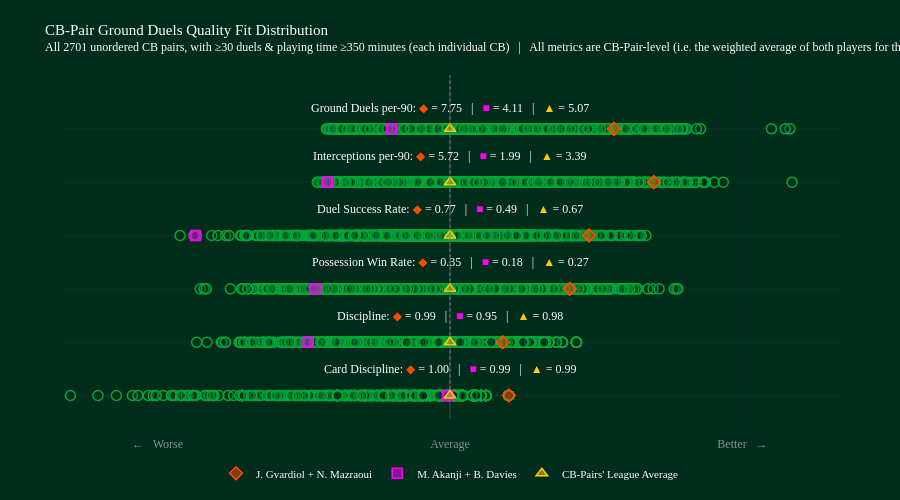

Notebook code cell kept with this figure:
### Code cell
import sys
sys.path.append(str(pathlib.Path().resolve().parents[0]))
from classes.visual_Sandbox import DistributionPlot

pair_metric_labels = {
    "z_card_discipline": "Card Discipline",
    "z_discipline": "Discipline",
    "z_possession_win_rate": "Possession Win Rate",
    "z_duel_success_rate": "Duel Success Rate",
    "z_interceptions_per90": "Interceptions per-90",
    "z_duels_per90": "Ground Duels per-90",
}

pair_metric_value_columns = {
    "z_card_discipline": "card_discipline",
    "z_discipline": "discipline",
    "z_possession_win_rate": "possession_win_rate",
    "z_duel_success_rate": "duel_success_rate",
    "z_interceptions_per90": "interceptions_per90",
    "z_duels_per90": "duels_per90",
}

plot_metric_cols = [
    "z_card_discipline",
    "z_discipline",
    "z_possession_win_rate",
    "z_duel_success_rate",
    "z_interceptions_per90",
    "z_duels_per90",
]



plot_df_pairs = df_ground_duel_pairs.copy()

dist_plot_pairs = DistributionPlot(
    columns=plot_metric_cols,
    labels=["←   Worse", "Average", "Better   →"],
    quality_metric_labels=pair_metric_labels,
    quality_metric_value_columns=pair_metric_value_columns,
)

dist_plot_pairs.add_title(
    title="CB-Pair Ground Duels Quality Fit Distribution",
    subtitle=f"All {len(plot_df_pairs)} unordered CB pairs, with ≥{min_num_duels_involved_in_threshold} duels & playing time ≥{min_minutes_played_threshold} minutes (each individual CB)   |   All metrics are CB-Pair-level (i.e. the weighted average of both players for that metric)"
)


# Create hover payload by z-scored metric, containing the raw metric value and the z-score for that metric, to be used in the distribution plot hover annotations/tooltips
# this allows us to show both the z-score and the actual metric value in the hover tooltip for each CB-Pair, providing more context and interpretability to the distribution plot.

hover_payload_suffix = "_hover_payload"
hover_string = "%{customdata[0]} = %{customdata[1]:.2f}<br>Respective Z-score = %{customdata[2]:.2f}"

for metric in plot_metric_cols:
    raw_pair_level_metric = pair_metric_value_columns.get(
        metric,
        Quality_Metric_label_Value_displayed.get(metric, metric.replace("z_", "", 1)),
    )
    pair_level_metric_label = pair_metric_labels.get(
        metric,
        Quality_Metric_labels.get(metric, metric),
    )

    raw_values = pd.to_numeric(
        plot_df_pairs.get(
            raw_pair_level_metric,
            pd.Series(float("nan"), index=plot_df_pairs.index),
        ),
        errors="coerce",
    )
    z_values = pd.to_numeric(plot_df_pairs[metric], errors="coerce")

    plot_df_pairs[f"{metric}{hover_payload_suffix}"] = list(
        zip(
            [pair_level_metric_label] * len(plot_df_pairs),
            raw_values,
            z_values,
        )
    )



# Add all CB-Pairs as group data (background distribution)
dist_plot_pairs.add_group_data(
    df_plot=plot_df_pairs,
    plots="",  # No suffix needed since columns are already z-scores
    names=plot_df_pairs["pair_name"],
    legend="All pairs",
    hover=hover_payload_suffix,
    hover_string=hover_string
)

# Highlight the top-ranked CB-Pair
best_pair = plot_df_pairs.sort_values("CB_pair_fit_z_score", ascending=False).iloc[0]
dist_plot_pairs.add_data_point(
    ser_plot=best_pair,
    plots="",
    name=best_pair["pair_name"],
    hover=hover_payload_suffix,
    hover_string=hover_string,
    add_single_annotations=False,
    add_multi_annotations=True,
)

# Highlight the bottom-ranked CB-Pair
worst_pair = plot_df_pairs.sort_values("CB_pair_fit_z_score", ascending=True).iloc[0]
dist_plot_pairs.add_data_point(
    ser_plot=worst_pair,
    plots="",
    name=worst_pair["pair_name"],
    hover=hover_payload_suffix,
    hover_string=hover_string,
    add_single_annotations=False,
    add_multi_annotations=True,
)



# Calculate CB-Pairs' cohort averages (raw metric values & z-scores)
cb_pairs_avg_raw_metrics = pd.Series(
    {
        raw_col: pd.to_numeric(plot_df_pairs[raw_col], errors="coerce").mean()
        for raw_col in pair_metric_value_columns.values()
        if raw_col in plot_df_pairs.columns
    }
)
cb_pairs_avg_z_scores = pd.Series(
    {
        z_col: pd.to_numeric(plot_df_pairs[z_col], errors="coerce").mean()
        for z_col in plot_metric_cols
    }
)

CB_pairs_averages_summary = pd.DataFrame(
    {
        "metric": plot_metric_cols,
        "avg_metric_value": [
            cb_pairs_avg_raw_metrics.get(pair_metric_value_columns.get(m, m.replace("z_", "", 1)), float("nan"))
            for m in plot_metric_cols
        ],
        "avg_z_score": [cb_pairs_avg_z_scores.get(m, float("nan")) for m in plot_metric_cols],
    }
)


# Add CB-Pairs' cohort average as a distinct data point (using averaged z-scores for x-axis position, and raw metric values for hover annotation)
CB_pairs_average_point = cb_pairs_avg_z_scores.copy()
for metric in plot_metric_cols:
    raw_pair_level_metric = pair_metric_value_columns.get(metric, metric.replace("z_", "", 1))
    pair_level_metric_label = pair_metric_labels.get(metric, metric)

    CB_pairs_average_point[raw_pair_level_metric] = cb_pairs_avg_raw_metrics.get(raw_pair_level_metric, float("nan"))
    CB_pairs_average_point[f"{metric}{hover_payload_suffix}"] = [
        pair_level_metric_label,
        CB_pairs_average_point.get(raw_pair_level_metric, float("nan")),
        CB_pairs_average_point.get(metric, float("nan")),
    ]

CB_pairs_average_point["pair_name"] = "CB-Pairs' League Average"

dist_plot_pairs.add_data_point(
    ser_plot=CB_pairs_average_point,
    plots="",
    name="CB-Pairs' League Average",
    hover=hover_payload_suffix,
    hover_string=hover_string,
    add_single_annotations=False,
    add_multi_annotations=True,
)




dist_plot_pairs.fig.show()

### Figure 1 — Plotly figure (JSON) as saved in the notebook; plotly's stock layout.template omitted (floating-point values rounded to 4 significant figures; data arrays with more than 128 entries replaced by an {"elided": "..."} marker saying what was removed)
{"data": [{"customdata": {"elided": "2701x3 mixed values"}, "hovertemplate": "%{text}<br>%{customdata[0]} = %{customdata[1]:.2f}<br>Respective Z-score = %{customdata[2]:.2f}<extra></extra>", "marker": {"color": "rgba(0, 44, 28, 0.2)", "line": {"color": "rgba(0, 169, 56, 1)", "width": 1.5}, "size": 10}, "mode": "markers", "showlegend": false, "text": {"elided": "2701 str values"}, "type": "scatter", "x": {"elided": "2701 float values"}, "y": {"elided": "2701 int values"}}, {"customdata": {"elided": "2701x3 mixed values"}, "hovertemplate": "%{text}<br>%{customdata[0]} = %{customdata[1]:.2f}<br>Respective Z-score = %{customdata[2]:.2f}<extra></extra>", "marker": {"color": "rgba(0, 44, 28, 0.2)", "line": {"color": "rgba(0, 169, 56, 1)", "width": 1.5}, "size": 10}, "mode": "markers", "showlegend": false, "text": {"elided": "2701 str values"}, "type": "scatter", "x": {"elided": "2701 float values"}, "y": {"elided": "2701 int values"}}, {"customdata": {"elided": "2701x3 mixed values"}, "hovertemplate": "%{text}<br>%{customdata[0]} = %{customdata[1]:.2f}<br>Respective Z-score = %{customdata[2]:.2f}<extra></extra>", "marker": {"color": "rgba(0, 44, 28, 0.2)", "line": {"color": "rgba(0, 169, 56, 1)", "width": 1.5}, "size": 10}, "mode": "markers", "showlegend": false, "text": {"elided": "2701 str values"}, "type": "scatter", "x": {"elided": "2701 float values"}, "y": {"elided": "2701 int values"}}, {"customdata": {"elided": "2701x3 mixed values"}, "hovertemplate": "%{text}<br>%{customdata[0]} = %{customdata[1]:.2f}<br>Respective Z-score = %{customdata[2]:.2f}<extra></extra>", "marker": {"color": "rgba(0, 44, 28, 0.2)", "line": {"color": "rgba(0, 169, 56, 1)", "width": 1.5}, "size": 10}, "mode": "markers", "showlegend": false, "text": {"elided": "2701 str values"}, "type": "scatter", "x": {"elided": "2701 float values"}, "y": {"elided": "2701 int values"}}, {"customdata": {"elided": "2701x3 mixed values"}, "hovertemplate": "%{text}<br>%{customdata[0]} = %{customdata[1]:.2f}<br>Respective Z-score = %{customdata[2]:.2f}<extra></extra>", "marker": {"color": "rgba(0, 44, 28, 0.2)", "line": {"color": "rgba(0, 169, 56, 1)", "width": 1.5}, "size": 10}, "mode": "markers", "showlegend": false, "text": {"elided": "2701 str values"}, "type": "scatter", "x": {"elided": "2701 float values"}, "y": {"elided": "2701 int values"}}, {"customdata": {"elided": "2701x3 mixed values"}, "hovertemplate": "%{text}<br>%{customdata[0]} = %{customdata[1]:.2f}<br>Respective Z-score = %{customdata[2]:.2f}<extra></extra>", "marker": {"color": "rgba(0, 44, 28, 0.2)", "line": {"color": "rgba(0, 169, 56, 1)", "width": 1.5}, "size": 10}, "mode": "markers", "showlegend": false, "text": {"elided": "2701 str values"}, "type": "scatter", "x": {"elided": "2701 float values"}, "y": {"elided": "2701 int values"}}, {"customdata": [["Card Discipline", 1, 0.6036]], "hovertemplate": "%{text}<br>%{customdata[0]} = %{customdata[1]:.2f}<br>Respective Z-score = %{customdata[2]:.2f}<extra></extra>", "marker": {"color": "rgba(255, 75, 0, 0.5)", "line": {"color": "rgba(255, 75, 0, 1)", "width": 1.5}, "size": 10, "symbol": "diamond"}, "mode": "markers", "name": "J. Gvardiol + N. Mazraoui", "showlegend": true, "text": ["J. Gvardiol + N. Mazraoui"], "type": "scatter", "x": [0.6036], "y": [0]}, {"customdata": [["Discipline", 0.9856, 0.5402]], "hovertemplate": "%{text}<br>%{customdata[0]} = %{customdata[1]:.2f}<br>Respective Z-score = %{customdata[2]:.2f}<extra></extra>", "marker": {"color": "rgba(255, 75, 0, 0.5)", "line": {"color": "rgba(255, 75, 0, 1)", "width": 1.5}, "size": 10, "symbol": "diamond"}, "mode": "markers", "name": "J. Gvardiol + N. Mazraoui", "showlegend": false, "text": ["J. Gvardiol + N. Mazraoui"], "type": "scatter", "x": [0.5402], "y": [1]}, {"customdata": [["Possession Win Rate", 0.3547, 1.228]], "hovertemplate": "%{text}<br>%{customdata[0]} = %{customdata[1]:.2f}<br>Respective Z-score = %{customdata[2]:.2f}<extra></extra>", "marker": {"color": "rgba(255, 75, 0, 0.5)", "line": {"color": "rgba(255, 75, 0, 1)", "width": 1.5}, "size": 10, "symbol": "diamond"}, "mode": "markers", "name": "J. Gvardiol + N. Mazraoui", "showlegend": false, "text": ["J. Gvardiol + N. Mazraoui"], "type": "scatter", "x": [1.228], "y": [2]}, {"customdata": [["Duel Success Rate", 0.7677, 1.426]], "hovertemplate": "%{text}<br>%{customdata[0]} = %{customdata[1]:.2f}<br>Respective Z-score = %{customdata[2]:.2f}<extra></extra>", "marker": {"color": "rgba(255, 75, 0, 0.5)", "line": {"color": "rgba(255, 75, 0, 1)", "width": 1.5}, "size": 10, "symbol": "diamond"}, "mode": "markers", "name": "J. Gvardiol + N. Mazraoui", "showlegend": false, "text": ["J. Gvardiol + N. Mazraoui"], "type": "scatter", "x": [1.426], "y": [3]}, {"customdata": [["Interceptions per-90", 5.717, 2.091]], "hovertemplate": "%{text}<br>%{customdata[0]} = %{customdata[1]:.2f}<br>Respective Z-score = %{customdata[2]:.2f}<extra></extra>", "marker": {"color": "rgba(255, 75, 0, 0.5)", "line": {"color": "rgba(255, 75, 0, 1)", "width": 1.5}, "size": 10, "symbol": "diamond"}, "mode": "markers", "name": "J. Gvardiol + N. Mazraoui", "showlegend": false, "text": ["J. Gvardiol + N. Mazraoui"], "type": "scatter", "x": [2.091], "y": [4]}, {"customdata": [["Ground Duels per-90", 7.752, 1.682]], "hovertemplate": "%{text}<br>%{customdata[0]} = %{customdata[1]:.2f}<br>Respective Z-score = %{customdata[2]:.2f}<extra></extra>", "marker": {"color": "rgba(255, 75, 0, 0.5)", "line": {"color": "rgba(255, 75, 0, 1)", "width": 1.5}, "size": 10, "symbol": "diamond"}, "mode": "markers", "name": "J. Gvardiol + N. Mazraoui", "showlegend": false, "text": ["J. Gvardiol + N. Mazraoui"], "type": "scatter", "x": [1.682], "y": [5]}, {"customdata": [["Card Discipline", 0.994, -0.02417]], "hovertemplate": "%{text}<br>%{customdata[0]} = %{customdata[1]:.2f}<br>Respective Z-score = %{customdata[2]:.2f}<extra></extra>", "marker": {"color": "rgba(255, 0, 255, 0.5)", "line": {"color": "rgba(255, 0, 255, 1)", "width": 1.5}, "size": 10, "symbol": "square"}, "mode": "markers", "name": "M. Akanji + B. Davies", "showlegend": true, "text": ["M. Akanji + B. Davies"], "type": "scatter", "x": [-0.02417], "y": [0]}, {"customdata": [["Discipline", 0.9475, -1.455]], "hovertemplate": "%{text}<br>%{customdata[0]} = %{customdata[1]:.2f}<br>Respective Z-score = %{customdata[2]:.2f}<extra></extra>", "marker": {"color": "rgba(255, 0, 255, 0.5)", "line": {"color": "rgba(255, 0, 255, 1)", "width": 1.5}, "size": 10, "symbol": "square"}, "mode": "markers", "name": "M. Akanji + B. Davies", "showlegend": false, "text": ["M. Akanji + B. Davies"], "type": "scatter", "x": [-1.455], "y": [1]}, {"customdata": [["Possession Win Rate", 0.1786, -1.383]], "hovertemplate": "%{text}<br>%{customdata[0]} = %{customdata[1]:.2f}<br>Respective Z-score = %{customdata[2]:.2f}<extra></extra>", "marker": {"color": "rgba(255, 0, 255, 0.5)", "line": {"color": "rgba(255, 0, 255, 1)", "width": 1.5}, "size": 10, "symbol": "square"}, "mode": "markers", "name": "M. Akanji + B. Davies", "showlegend": false, "text": ["M. Akanji + B. Davies"], "type": "scatter", "x": [-1.383], "y": [2]}, {"customdata": [["Duel Success Rate", 0.4876, -2.61]], "hovertemplate": "%{text}<br>%{customdata[0]} = %{customdata[1]:.2f}<br>Respective Z-score = %{customdata[2]:.2f}<extra></extra>", "marker": {"color": "rgba(255, 0, 255, 0.5)", "line": {"color": "rgba(255, 0, 255, 1)", "width": 1.5}, "size": 10, "symbol": "square"}, "mode": "markers", "name": "M. Akanji + B. Davies", "showlegend": false, "text": ["M. Akanji + B. Davies"], "type": "scatter", "x": [-2.61], "y": [3]}, {"customdata": [["Interceptions per-90", 1.993, -1.257]], "hovertemplate": "%{text}<br>%{customdata[0]} = %{customdata[1]:.2f}<br>Respective Z-score = %{customdata[2]:.2f}<extra></extra>", "marker": {"color": "rgba(255, 0, 255, 0.5)", "line": {"color": "rgba(255, 0, 255, 1)", "width": 1.5}, "size": 10, "symbol": "square"}, "mode": "markers", "name": "M. Akanji + B. Davies", "showlegend": false, "text": ["M. Akanji + B. Davies"], "type": "scatter", "x": [-1.257], "y": [4]}, {"customdata": [["Ground Duels per-90", 4.115, -0.5978]], "hovertemplate": "%{text}<br>%{customdata[0]} = %{customdata[1]:.2f}<br>Respective Z-score = %{customdata[2]:.2f}<extra></extra>", "marker": {"color": "rgba(255, 0, 255, 0.5)", "line": {"color": "rgba(255, 0, 255, 1)", "width": 1.5}, "size": 10, "symbol": "square"}, "mode": "markers", "name": "M. Akanji + B. Davies", "showlegend": false, "text": ["M. Akanji + B. Davies"], "type": "scatter", "x": [-0.5978], "y": [5]}, {"customdata": [["Card Discipline", 0.9943, -7.155e-15]], "hovertemplate": "%{text}<br>%{customdata[0]} = %{customdata[1]:.2f}<br>Respective Z-score = %{customdata[2]:.2f}<extra></extra>", "marker": {"color": "rgba(255, 204, 0, 0.5)", "line": {"color": "rgba(255, 204, 0, 1)", "width": 1.5}, "size": 10, "symbol": "triangle-up"}, "mode": "markers", "name": "CB-Pairs' League Average", "showlegend": true, "text": ["CB-Pairs' League Average"], "type": "scatter", "x": [-7.155e-15], "y": [0]}, {"customdata": [["Discipline", 0.9753, -5.661e-15]], "hovertemplate": "%{text}<br>%{customdata[0]} = %{customdata[1]:.2f}<br>Respective Z-score = %{customdata[2]:.2f}<extra></extra>", "marker": {"color": "rgba(255, 204, 0, 0.5)", "line": {"color": "rgba(255, 204, 0, 1)", "width": 1.5}, "size": 10, "symbol": "triangle-up"}, "mode": "markers", "name": "CB-Pairs' League Average", "showlegend": false, "text": ["CB-Pairs' League Average"], "type": "scatter", "x": [-5.661e-15], "y": [1]}, {"customdata": [["Possession Win Rate", 0.2719, 3.788e-16]], "hovertemplate": "%{text}<br>%{customdata[0]} = %{customdata[1]:.2f}<br>Respective Z-score = %{customdata[2]:.2f}<extra></extra>", "marker": {"color": "rgba(255, 204, 0, 0.5)", "line": {"color": "rgba(255, 204, 0, 1)", "width": 1.5}, "size": 10, "symbol": "triangle-up"}, "mode": "markers", "name": "CB-Pairs' League Average", "showlegend": false, "text": ["CB-Pairs' League Average"], "type": "scatter", "x": [3.788e-16], "y": [2]}, {"customdata": [["Duel Success Rate", 0.6687, 2.105e-16]], "hovertemplate": "%{text}<br>%{customdata[0]} = %{customdata[1]:.2f}<br>Respective Z-score = %{customdata[2]:.2f}<extra></extra>", "marker": {"color": "rgba(255, 204, 0, 0.5)", "line": {"color": "rgba(255, 204, 0, 1)", "width": 1.5}, "size": 10, "symbol": "triangle-up"}, "mode": "markers", "name": "CB-Pairs' League Average", "showlegend": false, "text": ["CB-Pairs' League Average"], "type": "scatter", "x": [2.105e-16], "y": [3]}, {"customdata": [["Interceptions per-90", 3.391, 1.473e-16]], "hovertemplate": "%{text}<br>%{customdata[0]} = %{customdata[1]:.2f}<br>Respective Z-score = %{customdata[2]:.2f}<extra></extra>", "marker": {"color": "rgba(255, 204, 0, 0.5)", "line": {"color": "rgba(255, 204, 0, 1)", "width": 1.5}, "size": 10, "symbol": "triangle-up"}, "mode": "markers", "name": "CB-Pairs' League Average", "showlegend": false, "text": ["CB-Pairs' League Average"], "type": "scatter", "x": [1.473e-16], "y": [4]}, {"customdata": [["Ground Duels per-90", 5.069, 8.418e-17]], "hovertemplate": "%{text}<br>%{customdata[0]} = %{customdata[1]:.2f}<br>Respective Z-score = %{customdata[2]:.2f}<extra></extra>", "marker": {"color": "rgba(255, 204, 0, 0.5)", "line": {"color": "rgba(255, 204, 0, 1)", "width": 1.5}, "size": 10, "symbol": "triangle-up"}, "mode": "markers", "name": "CB-Pairs' League Average", "showlegend": false, "text": ["CB-Pairs' League Average"], "type": "scatter", "x": [8.418e-17], "y": [5]}], "layout": {"annotations": [{"font": {"color": "rgba(255, 255, 255, 1)", "family": "Gilroy-Light", "size": 12}, "showarrow": false, "text": "<span style=''>Card Discipline: <span style='color:rgba(255, 75, 0, 1)'>◆</span> = 1.00   |   <span style='color:rgba(255, 0, 255, 1)'>■</span> = 0.99   |   <span style='color:rgba(255, 204, 0, 1)'>▲</span> = 0.99</span>", "x": 0, "xanchor": "center", "y": 0.5, "yanchor": "middle"}, {"font": {"color": "rgba(255, 255, 255, 1)", "family": "Gilroy-Light", "size": 12}, "showarrow": false, "text": "<span style=''>Discipline: <span style='color:rgba(255, 75, 0, 1)'>◆</span> = 0.99   |   <span style='color:rgba(255, 0, 255, 1)'>■</span> = 0.95   |   <span style='color:rgba(255, 204, 0, 1)'>▲</span> = 0.98</span>", "x": 0, "xanchor": "center", "y": 1.5, "yanchor": "middle"}, {"font": {"color": "rgba(255, 255, 255, 1)", "family": "Gilroy-Light", "size": 12}, "showarrow": false, "text": "<span style=''>Possession Win Rate: <span style='color:rgba(255, 75, 0, 1)'>◆</span> = 0.35   |   <span style='color:rgba(255, 0, 255, 1)'>■</span> = 0.18   |   <span style='color:rgba(255, 204, 0, 1)'>▲</span> = 0.27</span>", "x": 0, "xanchor": "center", "y": 2.5, "yanchor": "middle"}, {"font": {"color": "rgba(255, 255, 255, 1)", "family": "Gilroy-Light", "size": 12}, "showarrow": false, "text": "<span style=''>Duel Success Rate: <span style='color:rgba(255, 75, 0, 1)'>◆</span> = 0.77   |   <span style='color:rgba(255, 0, 255, 1)'>■</span> = 0.49   |   <span style='color:rgba(255, 204, 0, 1)'>▲</span> = 0.67</span>", "x": 0, "xanchor": "center", "y": 3.5, "yanchor": "middle"}, {"font": {"color": "rgba(255, 255, 255, 1)", "family": "Gilroy-Light", "size": 12}, "showarrow": false, "text": "<span style=''>Interceptions per-90: <span style='color:rgba(255, 75, 0, 1)'>◆</span> = 5.72   |   <span style='color:rgba(255, 0, 255, 1)'>■</span> = 1.99   |   <span style='color:rgba(255, 204, 0, 1)'>▲</span> = 3.39</span>", "x": 0, "xanchor": "center", "y": 4.5, "yanchor": "middle"}, {"font": {"color": "rgba(255, 255, 255, 1)", "family": "Gilroy-Light", "size": 12}, "showarrow": false, "text": "<span style=''>Ground Duels per-90: <span style='color:rgba(255, 75, 0, 1)'>◆</span> = 7.75   |   <span style='color:rgba(255, 0, 255, 1)'>■</span> = 4.11   |   <span style='color:rgba(255, 204, 0, 1)'>▲</span> = 5.07</span>", "x": 0, "xanchor": "center", "y": 5.4, "yanchor": "middle"}], "autosize": true, "height": 500, "legend": {"font": {"color": "rgba(255, 255, 255, 1)", "family": "Gilroy-Light", "size": 11}, "itemclick": false, "itemdoubleclick": false, "orientation": "h", "valign": "middle", "x": 0.5, "xanchor": "center", "y": -0.2, "yanchor": "bottom"}, "margin": {"b": 70, "l": 60, "pad": 16, "r": 60, "t": 75}, "paper_bgcolor": "rgba(0, 44, 28, 1)", "plot_bgcolor": "rgba(0, 44, 28, 1)", "shapes": [{"line": {"color": "gray", "dash": "dot", "width": 1}, "type": "line", "x0": 0, "x1": 0, "y0": 0, "y1": 6}], "title": {"font": {"color": "rgba(255, 255, 255, 1)", "family": "Gilroy-Medium", "size": 12}, "text": "<span style='font-size: 15.0px'>CB-Pair Ground Duels Quality Fit Distribution</span><br>All 2701 unordered CB pairs, with ≥30 duels & playing time ≥350 minutes (each individual CB)   |   All metrics are CB-Pair-level (i.e. the weighted average of both players for that metric)", "x": 0.05, "xanchor": "left", "y": 0.93, "yanchor": "top"}, "xaxis": {"fixedrange": true, "range": [-4, 4], "tickfont": {"color": "rgba(255, 255, 255, 0.5)", "family": "Gilroy-Light", "size": 12}, "tickmode": "array", "ticktext": ["←   Worse", "Average", "Better   →"], "tickvals": [-3, 0, 3]}, "yaxis": {"fixedrange": true, "gridcolor": "rgba(0, 56, 33, 1)", "showticklabels": false, "zerolinecolor": "rgba(0, 56, 33, 1)"}}}
